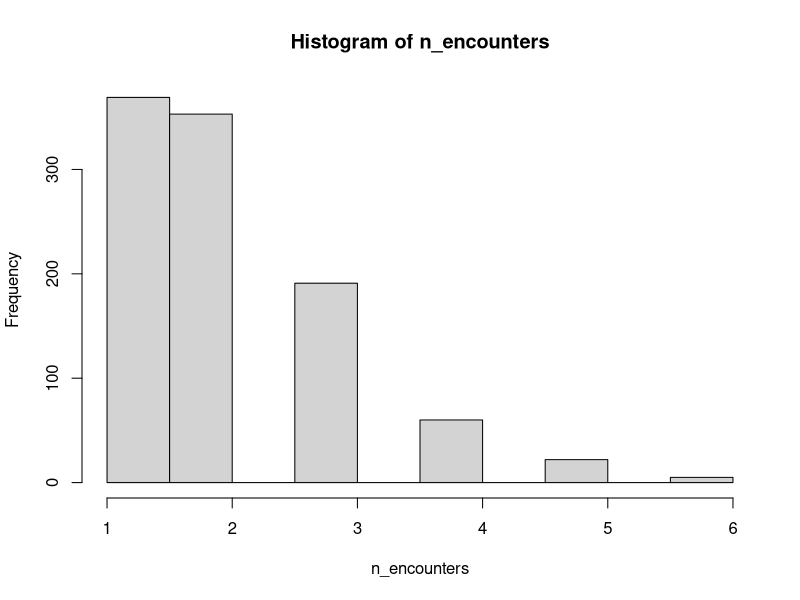
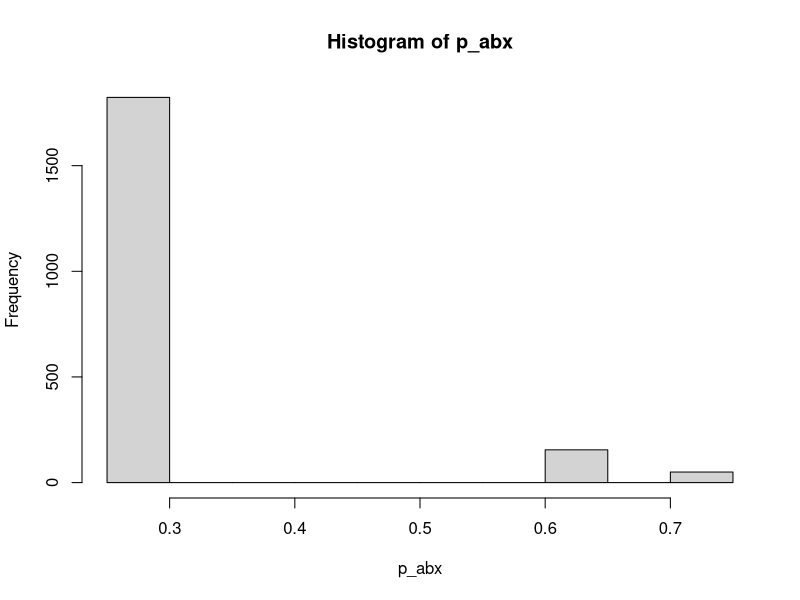

The R script that drew these images, in order: (Note: this script raises an error after producing the figures.)
## ---- chunk 1
library(dplyr)
library(tidyr)

expit = function(x){
  term1 = exp(x)
  term1/(1+term1)
}

logit = function(x){
  log(x/(1-x))
}

set.seed(412)
## ---- chunk 2
N = 1000

subject_id = 1:N



# 
# Define their age at first encounter
age_first_enc = rnorm(N, mean=50, sd=10)

# Randomly choose first encounter as days since 1/1/2020, ending at 1/1/2023
date_first_enc = runif(N, 0, 3)

# Then define DOB based on that
dob = date_first_enc - age_first_enc



sex = rbinom(N, 1, .5)

pts = bind_cols(
  subject_id=subject_id,
  dob=dob,
  sex=sex,
  age_first_enc=age_first_enc
)
## ---- chunk 3
n_encounters = rpois(N, 1) + 1
hist(n_encounters)

encounters = bind_cols(subject_id=rep(subject_id, n_encounters))
# Years between encounters
encounters$time_to_next_encounter = rexp(nrow(encounters), 1/3)

encounters = encounters %>%
  inner_join(pts, by="subject_id") %>%
  group_by(subject_id) %>%
  mutate(age=age_first_enc+cumsum(time_to_next_encounter)) %>%
  ungroup()  %>%
  mutate(age_bin=1*(age >= 65))
## ---- chunk 4
p_pna = rep(0.1, nrow(encounters))
p_pna[encounters$age_bin == 1] = 0.1
encounters$pna = rbinom(nrow(encounters), 1, p_pna)
mean(encounters$pna)
## ---- chunk 5
alpha = c(
  alpha_0 = -1,
alpha_1 = 0.05,
alpha_2 = 1.5,
alpha_3 = 0.5
)


p_abx = expit(with(encounters, cbind(1, age_bin, pna, pna*age_bin) %*% alpha))

hist(p_abx)

encounters$abx = rbinom(nrow(encounters), 1, p_abx)


encounters %>%
  group_by(pna) %>%
  summarize(mean(abx))
## ---- chunk 6
beta0 = c(
  beta_0=-3,
  beta_2 = 1,
  beta_3= .1
)

beta1 = c(
  beta_0=-2.5,
  beta_2 = 2,
  beta_3= 0
)

design_examples = matrix(ncol=2, byrow=TRUE,
                         data=c(0, 0,
                                1, 0,
                                0, 1,
                                1, 1))
design_examples = cbind(1, design_examples)

expit(design_examples %*% beta0)
expit(design_examples %*% beta1)

p_mortality = rep(NA, nrow(encounters))
p_mortality[encounters$pna == 0] = with(encounters[encounters$pna == 0,] ,
                                        expit(cbind(1, age_bin, sex) %*% beta1)
                                        )
p_mortality[encounters$pna == 1] = with(encounters[encounters$pna == 1,] ,
                                        expit(cbind(1, age_bin, sex) %*% beta1)
                                        )

encounters$death = rbinom(nrow(encounters), 1, p_mortality)
## ---- chunk 7
mean(encounters$death)
## ---- chunk 8
deaths = filter(encounters, death == 1) %>% distinct(subject_id, .keep_all = TRUE) %>%
  mutate(age_at_death=age) %>%
  select(subject_id, dob, age_at_death)

encounters2 = encounters %>%
  left_join(deaths) 

# Keep a small number of post-death encounters as a mistake
post_deaths = bind_rows(
  encounters2 %>%
    filter(pna==0, age > age_at_death) %>%
    sample_n(sample(1:10, 1))
  )

# Filter the others to only be pre-death
encounters2 = filter(encounters2, (is.na(age_at_death)|age <= age_at_death))

# Duplicate some encounters
dups = bind_rows(encounters2 %>%
  filter(pna==0) %>%
  sample_n(sample(100:300, 1)),

  encounters2 %>%
    filter(pna==1) %>%
    sample_n(sample(10:20, 1))
)

nrow(dups)

## ---- chunk 9
library(lubridate)
time0 = ymd("2010-01-01")

add_yrs_decimal_to_date = function(time0, y){
  time0 + years(round(y)) + months(round((y %% 1)*12))
}

encounters_final = bind_rows(
  encounters2, post_deaths, dups
  ) %>%
    mutate(dob=add_yrs_decimal_to_date(time0, dob),
         date=add_yrs_decimal_to_date(dob,age)
  ) %>%
  select(subject_id, date, dob, sex, pna, abx, death) %>%
  arrange(date, subject_id)

encounters_final$encounter_id = 1:nrow(encounters_final)



pts_final = encounters_final %>%
  select(subject_id, sex, dob) %>%
  distinct(.keep_all = TRUE) 

deaths_final = mutate(deaths, dod=add_yrs_decimal_to_date(time0, dob+age_at_death)+days(sample(0:30, 1))) %>%
  select(subject_id, dod)

medications = filter(encounters_final, abx==1) %>%
  select(encounter_id, abx)

encounters_final = encounters_final %>%
  select(encounter_id, subject_id, date, pna)
## ---- chunk 10
head(deaths_final)
## ---- chunk 11
write.csv(encounters_final, file = "./data/encounter.csv", row.names = FALSE)
write.csv(pts_final, file = "./data/patient.csv", row.names = FALSE)
write.csv(deaths_final, file = "./data/death.csv", row.names = FALSE)
write.csv(medications, file = "./data/medication.csv", row.names = FALSE)
